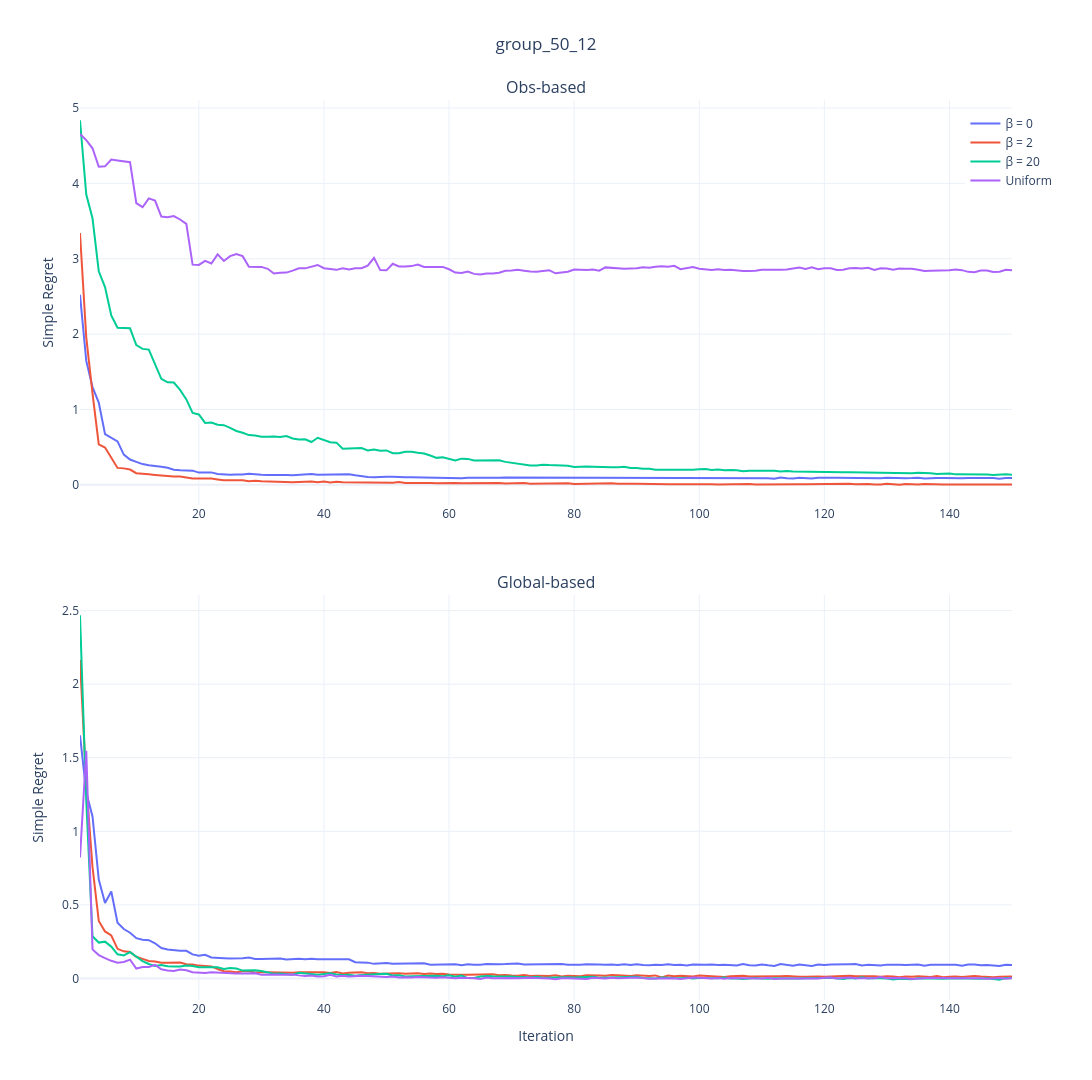

Notebook cell for this chart:
### Code cell
import pandas as pd
import plotly.graph_objects as go
import plotly.express as px
from plotly.subplots import make_subplots
import os
import plotly.io as pio
data = "data1"
if data=="data1":
    text = "group"
else:
    text = "random"
# ---------- 配置 ----------
data_folder = os.path.join('Data', data) # 根据你的data变量自动设置

# 新旧算法文件列表（假设curve_names相同）
old_files = ['50_12_0_pre.csv', '50_12_2_pre.csv', '50_12_20_pre.csv', '50_12_Uni_pre.csv']
new_files = ['50_12_0_post.csv', '50_12_2_post.csv', '50_12_20_post.csv', '50_12_Uni_post.csv']
curve_names = ['β = 0', 'β = 2', 'β = 20', 'Uniform']  # 共用名称
colors = px.colors.qualitative.Plotly[:4]  # 统一颜色

# ---------- 数据加载函数 ----------
def load_data(files):
    df_all = pd.DataFrame()
    for file, name in zip(files, curve_names):
        df = pd.read_csv(os.path.join(data_folder, file), index_col='Repetition')
        mean = df.mean(axis=0)
        temp_df = pd.DataFrame({
            'Iter': range(1, 151),
            'Value': mean.values,
            'Condition': name
        })
        df_all = pd.concat([df_all, temp_df])
    return df_all

# 加载新旧算法数据
old_data = load_data(old_files)
new_data = load_data(new_files)

# ---------- 绘图 ----------
fig = make_subplots(
    rows=2, cols=1,
    subplot_titles=("Obs-based", "Global-based"),
    vertical_spacing=0.1
)

# 绘制原始算法（第一子图）
for i, name in enumerate(curve_names):
    df = old_data[old_data['Condition'] == name]
    fig.add_trace(
        go.Scatter(
            x=df['Iter'], y=df['Value'],
            name=name, line=dict(color=colors[i]),
            showlegend=True,
            hovertemplate="Iter: %{x}<br>Value: %{y:.4f}<br>Condition: %{meta[0]}<extra></extra>",
            meta=[name]
        ),
        row=1, col=1
    )

# 绘制新算法（第二子图）
for i, name in enumerate(curve_names):
    df = new_data[new_data['Condition'] == name]
    fig.add_trace(
        go.Scatter(
            x=df['Iter'], y=df['Value'],
            name=name, line=dict(color=colors[i]),
            showlegend=False,  # 避免图例重复
            hovertemplate="Iter: %{x}<br>Value: %{y:.4f}<br>Condition: %{meta[0]}<extra></extra>",
            meta=[name]
        ),
        row=2, col=1
    )

# ---------- 更新布局 ----------
fig.update_layout(
    title_text=f"{text}_50_12",
    title_x=0.5,
    height=1080,                    
    width=1920, 
    template='plotly_white',
    legend=dict(yanchor="top", y=0.99, xanchor="left", x=0.95)
)

# 统一Y轴标签
fig.update_yaxes(title_text="Simple Regret", row=1, col=1)
fig.update_yaxes(title_text="Simple Regret", row=2, col=1)
fig.update_xaxes(title_text="Iteration", row=2, col=1)

fig.show()
pio.write_html(fig, '50_12_simple.html')

### Figure 1 — Plotly figure (JSON) as saved in the notebook; plotly's stock layout.template omitted (floating-point values rounded to 4 significant figures; data arrays with more than 128 entries replaced by an {"elided": "..."} marker saying what was removed)
{"data": [{"hovertemplate": "Iter: %{x}<br>Value: %{y:.4f}<br>Condition: %{meta[0]}<extra></extra>", "line": {"color": "#636EFA"}, "meta": ["β = 0"], "name": "β = 0", "showlegend": true, "type": "scatter", "x": {"elided": "150 int values"}, "xaxis": "x", "y": {"elided": "150 float values"}, "yaxis": "y"}, {"hovertemplate": "Iter: %{x}<br>Value: %{y:.4f}<br>Condition: %{meta[0]}<extra></extra>", "line": {"color": "#EF553B"}, "meta": ["β = 2"], "name": "β = 2", "showlegend": true, "type": "scatter", "x": {"elided": "150 int values"}, "xaxis": "x", "y": {"elided": "150 float values"}, "yaxis": "y"}, {"hovertemplate": "Iter: %{x}<br>Value: %{y:.4f}<br>Condition: %{meta[0]}<extra></extra>", "line": {"color": "#00CC96"}, "meta": ["β = 20"], "name": "β = 20", "showlegend": true, "type": "scatter", "x": {"elided": "150 int values"}, "xaxis": "x", "y": {"elided": "150 float values"}, "yaxis": "y"}, {"hovertemplate": "Iter: %{x}<br>Value: %{y:.4f}<br>Condition: %{meta[0]}<extra></extra>", "line": {"color": "#AB63FA"}, "meta": ["Uniform"], "name": "Uniform", "showlegend": true, "type": "scatter", "x": {"elided": "150 int values"}, "xaxis": "x", "y": {"elided": "150 float values"}, "yaxis": "y"}, {"hovertemplate": "Iter: %{x}<br>Value: %{y:.4f}<br>Condition: %{meta[0]}<extra></extra>", "line": {"color": "#636EFA"}, "meta": ["β = 0"], "name": "β = 0", "showlegend": false, "type": "scatter", "x": {"elided": "150 int values"}, "xaxis": "x2", "y": {"elided": "150 float values"}, "yaxis": "y2"}, {"hovertemplate": "Iter: %{x}<br>Value: %{y:.4f}<br>Condition: %{meta[0]}<extra></extra>", "line": {"color": "#EF553B"}, "meta": ["β = 2"], "name": "β = 2", "showlegend": false, "type": "scatter", "x": {"elided": "150 int values"}, "xaxis": "x2", "y": {"elided": "150 float values"}, "yaxis": "y2"}, {"hovertemplate": "Iter: %{x}<br>Value: %{y:.4f}<br>Condition: %{meta[0]}<extra></extra>", "line": {"color": "#00CC96"}, "meta": ["β = 20"], "name": "β = 20", "showlegend": false, "type": "scatter", "x": {"elided": "150 int values"}, "xaxis": "x2", "y": {"elided": "150 float values"}, "yaxis": "y2"}, {"hovertemplate": "Iter: %{x}<br>Value: %{y:.4f}<br>Condition: %{meta[0]}<extra></extra>", "line": {"color": "#AB63FA"}, "meta": ["Uniform"], "name": "Uniform", "showlegend": false, "type": "scatter", "x": {"elided": "150 int values"}, "xaxis": "x2", "y": {"elided": "150 float values"}, "yaxis": "y2"}], "layout": {"annotations": [{"font": {"size": 16}, "showarrow": false, "text": "Obs-based", "x": 0.5, "xanchor": "center", "xref": "paper", "y": 1, "yanchor": "bottom", "yref": "paper"}, {"font": {"size": 16}, "showarrow": false, "text": "Global-based", "x": 0.5, "xanchor": "center", "xref": "paper", "y": 0.45, "yanchor": "bottom", "yref": "paper"}], "height": 1080, "legend": {"x": 0.95, "xanchor": "left", "y": 0.99, "yanchor": "top"}, "title": {"text": "group_50_12", "x": 0.5}, "width": 1920, "xaxis": {"anchor": "y", "domain": [0, 1]}, "xaxis2": {"anchor": "y2", "domain": [0, 1], "title": {"text": "Iteration"}}, "yaxis": {"anchor": "x", "domain": [0.55, 1], "title": {"text": "Simple Regret"}}, "yaxis2": {"anchor": "x2", "domain": [0, 0.45], "title": {"text": "Simple Regret"}}}}
